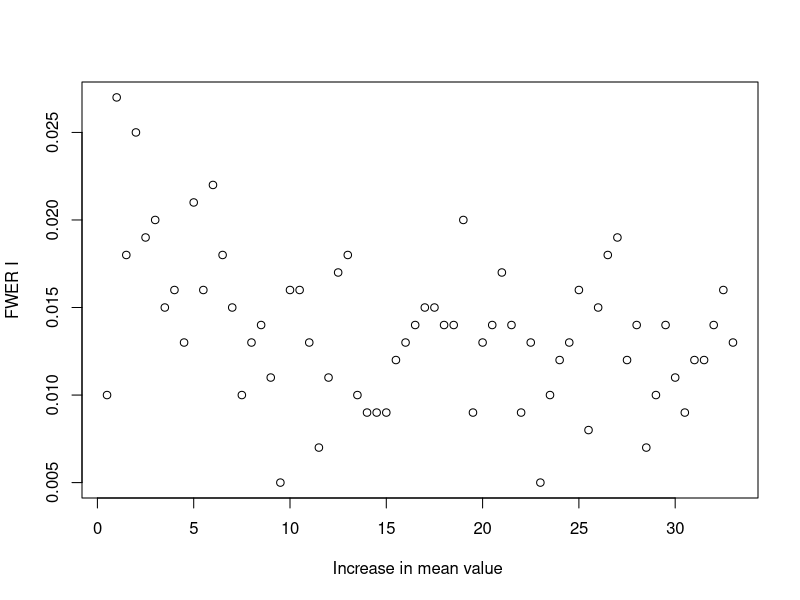
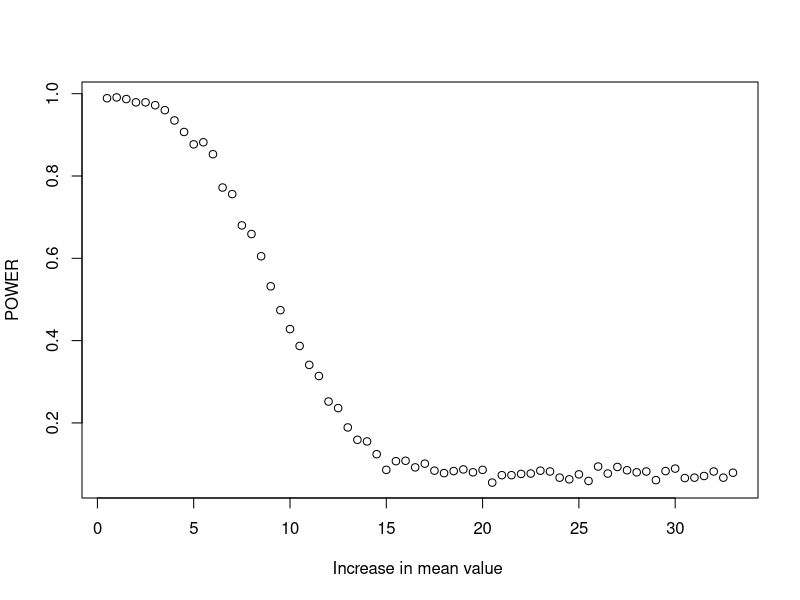
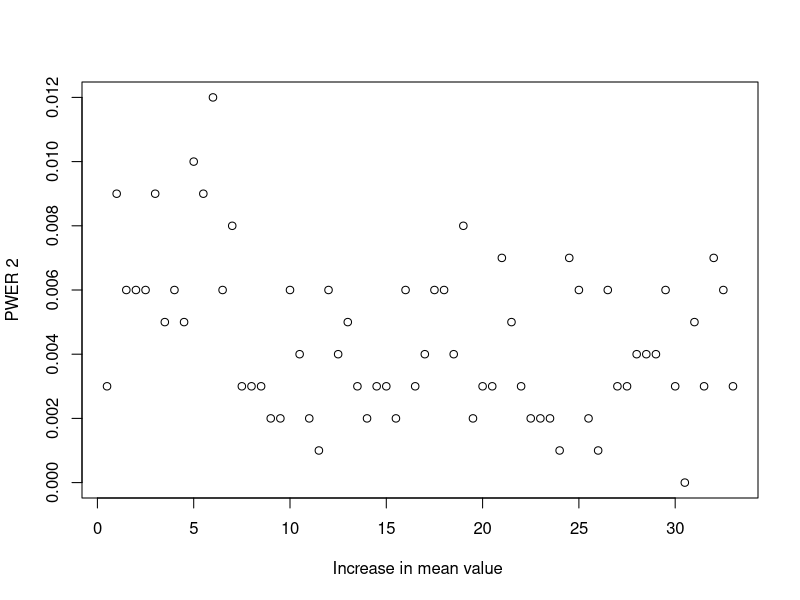
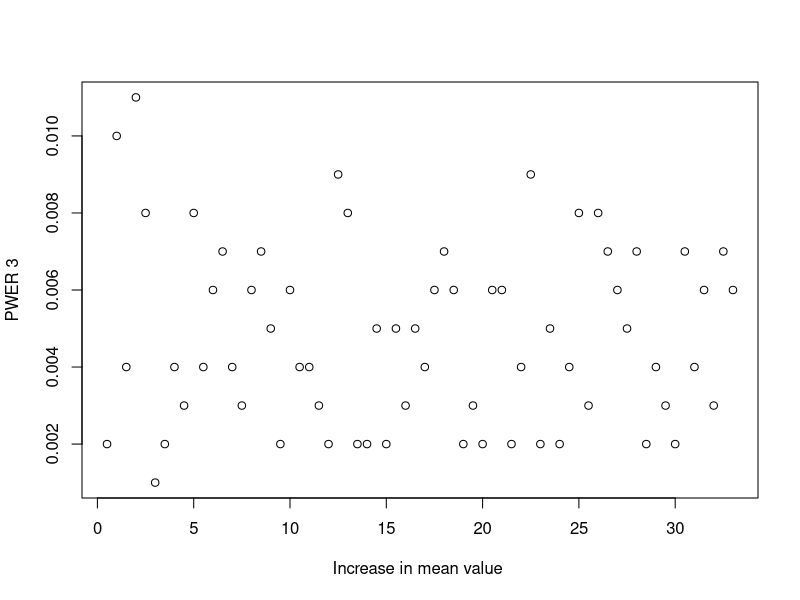
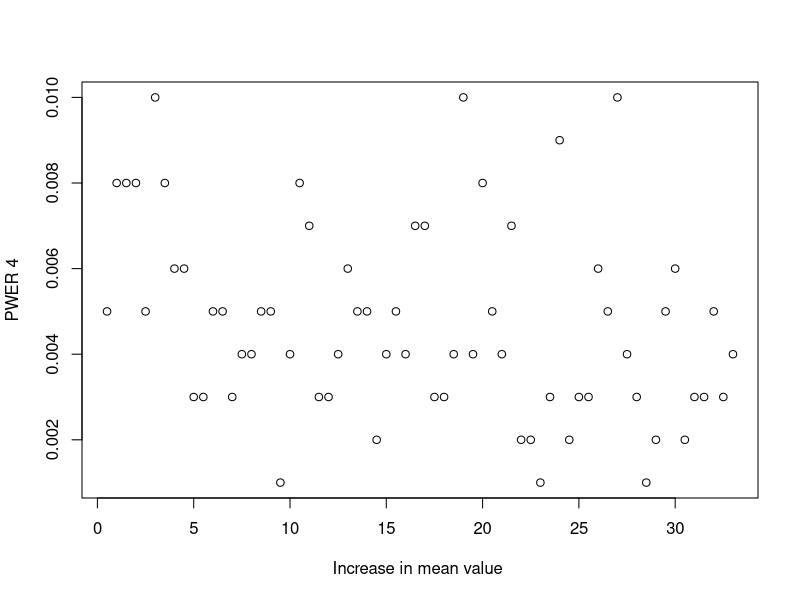

R code for these plots, in order: (Note: a time limit stopped this script after it produced the figures.)

# At phase 2:
set.seed(NULL)
delta <- 0.17
delta2 <- 16
n <- 300
n1 <- 66
sigma <- 32
tau <- 10
#attrition
a <- 0.1
p1 <- 0.2
n21 <- 38
n22 <- 20
p2 <- 0.05
p3 <- 0.025
m <- 1000
M <- 100
theta_0 <- c(0.33,0.33,0.33,0.33,0.33)
mu_0 <- c(16,16,16,16,16)
theta_1 <- c(0.33,0.33+delta,0.33+delta,0.33+delta,0.33+delta)
mu_1 <- c(16,16+delta2,16+delta2,16+delta2,16+delta2)
theta <- c(0.33,0.33+delta,0.33,0.33,0.33)
mu <- c(16,16+delta2,16,16,16)
theta <- c(0.33,0.33+delta,0.33+delta,0.33+delta,0.33+delta)
mu <- c(16,16+delta2,16+delta2,16+delta2,16+delta2)

sim_data <- function(n, theta, mu, sigma, tau){
  b <- rbinom(n,1,theta)
  y <- rnorm(n,mean = mu + tau*b,sd=sigma)
  return(cbind(b,y))
}

trial_design <- function(n, theta, mu, sigma, tau, n1, n21, n22, p1, p2, p3,a){
  #phase 2 experimental treatment
  n_1 <- floor(n1*(1-a))
  #phase 2 control treatment
  n_00 <- floor((n1*2)*(1-a))
  #phase 3 experimental treatment 
  n_21 <- floor((n_1+n21)*(1-a))
  n_22 <- floor((n_1+n22)*(1-a))
  #phase 3 control treatment 
  n_01 <- floor((n_00+0.5*n21)*(1-a))
  n_02 <- floor((n_00+0.5*n22)*(1-a))
  # generate samples
  b <- matrix(0,nrow = 4, ncol = n_1)
  A <- sim_data(n, theta[1], mu[1], sigma, tau)
  b0 <- A[1:n_00,1]
  y01 <- A[1:n_01,2]
  y02 <- A[1:n_02,2]
  y1 <- matrix(0,nrow = 4, ncol = n_21)
  y2 <- matrix(0,nrow = 4, ncol = n_22)
  for (i in 1:4){
    d <- sim_data(n, theta[i+1], mu[i+1], sigma, tau)
    b[i,] <- d[1:n_1,1]
    y1[i,] <- d[1:n_21,2]
    y2[i,] <- d[1:n_22,2]
  }
  # interim analysis
  test_result <- rep(-1, 4)
  test_statistic <- rep(0,4)
  for (i in 1:4){
    test_statistic[i] <- chisq.test(rbind(c(sum(b[i,]), n_1-sum(b[i,])),
                                          c(sum(b0), n_00-sum(b0))))$p.value
    if (test_statistic[i]<p1){
      test_result[i] <- 1 
    }
  }
  if (length(which(test_result==1, arr.ind=TRUE))>2){
    test_result[which.min(test_statistic)] <- -1
    test_statistic[which.min(test_statistic)] <- 1
    if (length(which(test_result==1, arr.ind=TRUE))>2){
      test_result[which.min(test_statistic)]<- -1
    }
  }
  test_result_mu <- test_result
  #phase 3:
  test_result_reject <- which(test_result==1, arr.ind=TRUE)
  #  1 success
  if (length(test_result_reject)==1){
    test_result_mu[test_result_reject] <- t.test(y1[test_result_reject,], y01, alternative = "two.sided")$p.value <  p2
  }
  # 2 and more sucess
  if (length(test_result_reject)>1){
    for (j in test_result_reject){
      test_result_mu[j] <- t.test(y2[j,], y02, alternative = "two.sided")$p.value < p3
    }
  }
  return(test_result_mu)
}


trial_assess_mu <- function(m,n,theta_0, mu_0,theta_1,mu_1, theta, mu, sigma, tau, n1, n21, n22, p1, p2, p3,a){
  f <- matrix(0,nrow=m,ncol=4)
  for (i in 1:m){
    f[i,] <- trial_design(n, theta, mu, sigma, tau, n1, n21, n22, p1, p2, p3,a)
  }
  k1 = k2 = 0
  True_null = False_null = numeric(0)
  for (j in 1:4){
    if (mu[j+1]==mu_0[j+1]){
      True_null <- append(True_null,j) 
    }
  }
  for (j in 1:4){
    if (mu[j+1]!=mu_0[j+1]){
      False_null <- append(False_null,j) 
    }
  }
  if (length(True_null)==0){
    fwer1 <- NA 
  }
  if (length(True_null)==1){
    f1 <- f[,True_null]
    for (i in 1:m){
      if (length(which(f1[i]==1, arr.ind=TRUE))>0){
        k1 <- k1+1
      }
    }  
  } 
  if (length(True_null)>1){
    f1 <- f[,True_null]
    for (i in 1:m){
      if (length(which(f1[i,]==1, arr.ind=TRUE))>0){
        k1 <- k1+1
      }
    }  
  } 
  if (length(False_null)==0){
    fwer2 <- NA 
  }
  if (length(False_null)==1){
    f1 <- f[,False_null]
    for (i in 1:m){
      if (length(which(f1[i]==1, arr.ind=TRUE))>0){
        k2 <- k2+1
      }
    }  
  } 
  if (length(False_null)>1){
    f1 <- f[,False_null]
    for (i in 1:m){
      if (length(which(f1[i,]==1, arr.ind=TRUE))>0){
        k2 <- k2+1
      }
    }  
  } 
  fwer1 <- k1/m
  fwer2 <- k2/m
  power <- 1-fwer2
  E1 <- numeric(0)
  P <- numeric(0)
  for (i in True_null){
    E1 <-append(E1,length(which(f[,i]==1, arr.ind=TRUE))/m)
  }
  for (i in False_null){
    P <-append(P,1- length(which(f[,i]!=1, arr.ind=TRUE))/m)
  }
  my_list <- list("fwer1" = fwer1,"power" = power, "error1"=E1, "power" = P)
  return(my_list)
}  
trial_assess_mu(m,n,theta_0, mu_0,theta_1,mu_1, theta, mu, sigma, tau, 
                n1, n21, n22, p1, p2, p3,a)

#sample size
sample_size <- function(m,n, theta, mu, sigma, tau, n1, n21, n22, p1, p2, p3,a){
  f <- matrix(0,nrow=m,ncol=4)
  for (i in 1:m){
    f[i,] <- trial_design(n, theta, mu, sigma, tau, n1, n21, n22, p1, p2, p3,a)
  }
  N <- rep(0,m)
  for (i in 1:m){
    if (length(which(f[i,]==-1, arr.ind=TRUE))<3){
      N[i] <- 491
    }
    if (length(which(f[i,]==-1, arr.ind=TRUE))==3){
      N[i] <- 426
    }
    if (length(which(f[i,]==-1, arr.ind=TRUE))==4){
      N[i] <- 359
    }
  } 
  return(mean(N))
}
sample_size(m,n, theta, mu, sigma, tau, n1, n21, n22, p1, p2, p3,a)




#scenario 1
delta1_group <- seq(0.01,0.66,0.01) 
delta2_group <- 50*delta1_group
fwer1 <- rep(0,length(delta2_group))
power <- rep(0,length(delta2_group))
error1 <- matrix(0,nrow =3,ncol=length(delta2_group))
powerk <- rep(0,length(delta2_group))
N <- rep(0,length(delta2_group))
for (i in 1:length(delta2_group)){
  theta <- c(0.33,0.33+delta1_group[i],0.33,0.33,0.33)
  theta_0 <- c(0.33,0.33,0.33,0.33,0.33)
  theta_1 <- c(0.33,0.33+delta1_group[i],0.33+delta1_group[i]
               ,0.33+delta1_group[i],0.33+delta1_group[i])
  mu <- c(16,16+delta2_group[i],16,16,16)
  mu_0 <- c(16,16,16,16,16)
  mu_1 <- c(16,16+delta2_group[i],16+delta2_group[i]
            ,16+delta2_group[i],16+delta2_group[i])
  assess <- trial_assess_mu(m,n,theta_0, mu_0,theta_1,mu_1, theta, mu, sigma, 
                            tau, n1, n21, n22, p1, p2, p3,a)
  fwer1[i] <- assess$fwer1
  power[i] <- assess$power
  for (j in 1:3){
    error1[j,i] <- assess$error1[j]
  }
}
plot(delta2_group,fwer1, xlab = "Increase in mean value ",ylab = "FWER I")
plot(delta2_group,power ,xlab = "Increase in mean value ",ylab = "POWER")
plot(delta2_group,error1[1,], xlab = "Increase in mean value ",ylab = "PWER 2")
plot(delta2_group,error1[2,], xlab = "Increase in mean value ",ylab = "PWER 3")
plot(delta2_group,error1[3,], xlab = "Increase in mean value ",ylab = "PWER 4")

for (i in 1:length(delta2_group)){
  mu <- c(16,16+delta2_group[i],16,16,16)
  theta <- c(0.33,0.33+delta1_group[i],0.33,0.33,0.33)
  N[i] <- sample_size(m,n, theta, mu, sigma, tau, n1, n21, n22, p1, p2, p3,a)
}
plot(delta2_group, N, xlab = "Increase in mean value ",ylab = "Sample size")





######################scenario 2

# At phase 2:
theta_0 <- c(0.33,0.33,0.33,0.33,0.33,0.33)
mu_0 <- c(16,16,16,16,16,16)
theta_1 <- c(0.33,0.33+delta,0.33+delta,0.33+delta,0.33+delta,0.33+delta)
mu_1 <- c(16,16+delta2,16+delta2,16+delta2,16+delta2,16+delta2)
theta <- c(0.33,0.33+delta,0.33,0.33,0.33,0.33)
mu <- c(16,16+delta2,16,16,16,16)

sim_data <- function(n, theta, mu, sigma, tau){
  b <- rbinom(n,1,theta)
  y <- rnorm(n,mean = mu + tau*b,sd=sigma)
  return(cbind(b,y))
}


trial_design <- function(n, theta, mu, sigma, tau, n1, n21, n22, p1, p2, p3,a){
  #phase 2 experimental treatment
  n_1 <- floor(n1*(1-a))
  #phase 2 control treatment
  n_00 <- floor((n1*sqrt(5))*(1-a))
  #phase 3 experimental treatment 
  n_21 <- floor((n_1+n21)*(1-a))
  n_22 <- floor((n_1+n22)*(1-a))
  #phase 3 control treatment 
  n_01 <- floor((n_00+0.5*n21)*(1-a))
  n_02 <- floor((n_00+0.5*n22)*(1-a))
  # generate samples
  b <- matrix(0,nrow = 5, ncol = n_1)
  A <- sim_data(n, theta[1], mu[1], sigma, tau)
  b0 <- A[1:n_00,1]
  y01 <- A[1:n_01,2]
  y02 <- A[1:n_02,2]
  y1 <- matrix(0,nrow = 5, ncol = n_21)
  y2 <- matrix(0,nrow = 5, ncol = n_22)
  for (i in 1:5){
    d <- sim_data(n, theta[i+1], mu[i+1], sigma, tau)
    b[i,] <- d[1:n_1,1]
    y1[i,] <- d[1:n_21,2]
    y2[i,] <- d[1:n_22,2]
  }
  # interim analysis
  test_result <- rep(-1, 5)
  test_statistic <- rep(0,5)
  for (i in 1:5){
    test_statistic[i] <- chisq.test(rbind(c(sum(b[i,]), n_1-sum(b[i,])),
                                          c(sum(b0), n_00-sum(b0))))$p.value
    if (test_statistic[i]<p1){
      test_result[i] <- 1 
    }
  }
  if (length(which(test_result==1, arr.ind=TRUE))>2){
    test_result[which.min(test_statistic)] <- -1
    test_statistic[which.min(test_statistic)] <- 1
    if (length(which(test_result==1, arr.ind=TRUE))>2){
      test_result[which.min(test_statistic)]<- -1
      test_statistic[which.min(test_statistic)] <- 1
      if (length(which(test_result==1, arr.ind=TRUE))>2){
        test_result[which.min(test_statistic)]<- -1
      }
    }
  }
  test_result_mu <- test_result
  #phase 3:
  test_result_reject <- which(test_result==1, arr.ind=TRUE)
  #  1 success
  if (length(test_result_reject)==1){
    test_result_mu[test_result_reject] <- t.test(y1[test_result_reject,], y01, alternative = "two.sided")$p.value <  p2
  }
  # 2 and more sucess
  if (length(test_result_reject)>1){
    for (j in test_result_reject){
      test_result_mu[j] <- t.test(y2[j,], y02, alternative = "two.sided")$p.value < p3
    }
  }
  return(test_result_mu)
}


trial_assess_mu <- function(m,n,theta_0, mu_0,theta_1,mu_1, theta, mu, sigma, tau, n1, n21, n22, p1, p2, p3,a){
  f <- matrix(0,nrow=m,ncol=5)
  for (i in 1:m){
    f[i,] <- trial_design(n, theta, mu, sigma, tau, n1, n21, n22, p1, p2, p3,a)
  }
  k1 = k2 = 0
  True_null = False_null = numeric(0)
  for (j in 1:5){
    if (mu[j+1]==mu_0[j+1]){
      True_null <- append(True_null,j) 
    }
  }
  for (j in 1:5){
    if (mu[j+1]!=mu_0[j+1]){
      False_null <- append(False_null,j) 
    }
  }
  if (length(True_null)==0){
    fwer1 <- NA 
  }
  if (length(True_null)==1){
    f1 <- f[,True_null]
    for (i in 1:m){
      if (length(which(f1[i]==1, arr.ind=TRUE))>0){
        k1 <- k1+1
      }
    }  
  } 
  if (length(True_null)>1){
    f1 <- f[,True_null]
    for (i in 1:m){
      if (length(which(f1[i,]==1, arr.ind=TRUE))>0){
        k1 <- k1+1
      }
    }  
  } 
  if (length(False_null)==0){
    fwer2 <- NA 
  }
  if (length(False_null)==1){
    f1 <- f[,False_null]
    for (i in 1:m){
      if (length(which(f1[i]==1, arr.ind=TRUE))>0){
        k2 <- k2+1
      }
    }  
  } 
  if (length(False_null)>1){
    f1 <- f[,False_null]
    for (i in 1:m){
      if (length(which(f1[i,]==1, arr.ind=TRUE))>0){
        k2 <- k2+1
      }
    }  
  } 
  fwer1 <- k1/m
  fwer2 <- k2/m
  power <- 1-fwer2
  E1 <- numeric(0)
  P <- numeric(0)
  for (i in True_null){
    E1 <-append(E1,length(which(f[,i]==1, arr.ind=TRUE))/m)
  }
  for (i in False_null){
    P <-append(P,1- length(which(f[,i]!=1, arr.ind=TRUE))/m)
  }
  my_list <- list("fwer1" = fwer1,"power" = power, "error1"=E1, "power" = P)
  return(my_list)
}  


delta1_group <- seq(0.01,0.66,0.01) 
delta2_group <- 50*delta1_group
fwer1 <- rep(0,length(delta2_group))
power <- rep(0,length(delta2_group))
error1 <- matrix(0,nrow =4,ncol=length(delta2_group))
powerk <- rep(0,length(delta2_group))
N <- rep(0,length(delta2_group))
for (i in 1:length(delta2_group)){
  theta <- c(0.33,0.33+delta1_group[i],0.33,0.33,0.33,0.33)
  theta_0 <- c(0.33,0.33,0.33,0.33,0.33,0.33)
  theta_1 <- c(0.33,0.33+delta1_group[i],0.33+delta1_group[i]
               ,0.33+delta1_group[i],0.33+delta1_group[i],0.33+delta1_group[i])
  mu <- c(16,16+delta2_group[i],16,16,16,16)
  mu_0 <- c(16,16,16,16,16,16)
  mu_1 <- c(16,16+delta2_group[i],16+delta2_group[i]
            ,16+delta2_group[i],16+delta2_group[i],16+delta2_group[i])
  assess <- trial_assess_mu(m,n,theta_0, mu_0,theta_1,mu_1, theta, mu, sigma, 
                            tau, n1, n21, n22, p1, p2, p3,a)
  fwer1[i] <- assess$fwer1
  power[i] <- assess$power
  for (j in 1:4){
    error1[j,i] <- assess$error1[j]
  }
}
par(mfrow=c(1,1))
plot(delta2_group,fwer1, xlab = "Increase in mean value ",ylab = "FWER I")
plot(delta2_group,power ,xlab = "Increase in mean value ",ylab = "POWER")
plot(delta2_group,error1[1,], xlab = "Increase in mean value ",ylab = "PWER 2")
plot(delta2_group,error1[2,], xlab = "Increase in mean value ",ylab = "PWER 3")
plot(delta2_group,error1[3,], xlab = "Increase in mean value ",ylab = "PWER 4")
plot(delta2_group,error1[4,], xlab = "Increase in mean value ",ylab = "PWER 5")
sample_size <- function(m,n, theta, mu, sigma, tau, n1, n21, n22, p1, p2, p3,a){
  f <- matrix(0,nrow=m,ncol=5)
  for (i in 1:m){
    f[i,] <- trial_design(n, theta, mu, sigma, tau, n1, n21, n22, p1, p2, p3,a)
  }
  N <- rep(0,m)
  for (i in 1:m){
    if (length(which(f[i,]==-1, arr.ind=TRUE))<4){
      N[i] <- 491+59
    }
    if (length(which(f[i,]==-1, arr.ind=TRUE))==4){
      N[i] <- 426+59
    }
    if (length(which(f[i,]==-1, arr.ind=TRUE))==5){
      N[i] <- 359+59
    }
  } 
  return(mean(N))
}

sample_size(m,n, theta, mu, sigma, tau, n1, n21, n22, p1, p2, p3,a)
for (i in 1:length(delta2_group)){
  mu <- c(16,16+delta2_group[i],16,16,16,16)
  theta <- c(0.33,0.33+delta1_group[i],0.33,0.33,0.33,0.33)
  N[i] <- sample_size(m,n, theta, mu, sigma, tau, n1, n21, n22, p1, p2, p3,a)
}
par(mfrow=c(1,1))
plot(delta2_group,N, xlab="Increase in mean value", ylab="Sample size" ) 


###################### Scenario 3

#rerun the codes before Scenario 1

h <- rep(0,100)
tau_group <- seq(1:100)
for (tau in tau_group){
  h[tau] <- sample_size(m,n, theta, mu, sigma,tau, n1, n21, n22, p1, p2, p3,a)
}
plot(tau_group,h, xlab="Increase in coefficient", ylab="Sample size" ) 

fwer1 <- rep(0,length(tau_group))
power <- rep(0,length(tau_group))
error1 <- matrix(0,nrow =3,ncol=length(tau_group))
powerk <- rep(0,length(tau_group))
for (tau in tau_group){
  theta_0 <- c(0.33,0.33,0.33,0.33,0.33)
  mu_0 <- c(16 + tau*theta_0[1],16+ tau*theta_0[2],16+ tau*theta_0[3],16+ tau*theta_0[4]
            ,16+ tau*theta_0[5])
  theta_1 <- c(0.33,0.33+delta,0.33+delta,0.33+delta,0.33+delta)
  mu_1 <- c(16+tau*theta_1[1],16+tau*theta_1[2],16+tau*theta_1[3],
            16+tau*theta_1[4],16+tau*theta_1[5])
  theta <- c(0.33,0.33+delta,0.33,0.33,0.33)
  mu <- c(16 + tau*theta[1],16+ tau*theta[2],16+ tau*theta[3],16+ tau*theta[4]
          ,16+ tau*theta[5])
  assess <- trial_assess_mu(m,n,theta_0, mu_0,theta_1,mu_1, theta, mu, sigma, 
                            tau, n1, n21, n22, p1, p2, p3,a)
  fwer1[tau] <- assess$fwer1
  power[tau] <- assess$power
  for (j in 1:3){
    error1[j,tau] <- assess$error1[j]
  }
}
plot(tau_group,fwer1, xlab = "Increase in coefficient ",ylab = "FWER I")
plot(tau_group,power ,xlab = "Increase in coefficient ",ylab = "POWER")
plot(tau_group,error1[1,], xlab = "Increase in coefficient ",ylab = "PWER 2")
plot(tau_group,error1[2,], xlab = "Increase in coefficient ",ylab = "PWER 3")
plot(tau_group,error1[3,], xlab = "Increase in coefficient ",ylab = "PWER 4")
